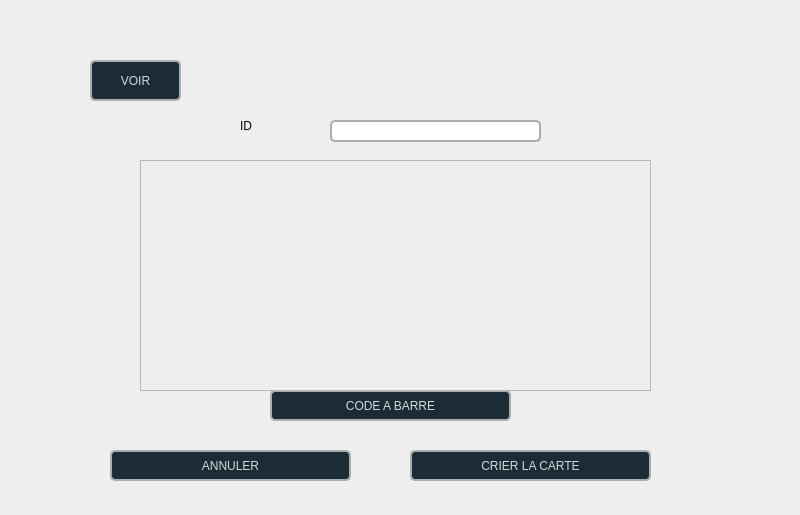
<?xml version="1.0" encoding="UTF-8"?>
<ui version="4.0">
 <class>bare</class>
 <widget class="QDialog" name="bare">
  <property name="geometry">
   <rect>
    <x>0</x>
    <y>0</y>
    <width>800</width>
    <height>515</height>
   </rect>
  </property>
  <property name="windowTitle">
   <string>Dialog</string>
  </property>
  <widget class="QWidget" name="widget" native="true">
   <property name="geometry">
    <rect>
     <x>60</x>
     <y>40</y>
     <width>681</width>
     <height>451</height>
    </rect>
   </property>
   <property name="styleSheet">
    <string notr="true">background-color: rgb(238, 238, 238);</string>
   </property>
   <widget class="QLineEdit" name="lineEditId">
    <property name="geometry">
     <rect>
      <x>270</x>
      <y>80</y>
      <width>211</width>
      <height>22</height>
     </rect>
    </property>
    <property name="styleSheet">
     <string notr="true">border: 1.6px solid rgba(170,173,174,255)rgb(255, 255, 255); border-radius: 5px;
background-color: rgb(255, 255, 255);</string>
    </property>
   </widget>
   <widget class="QLabel" name="label_14">
    <property name="geometry">
     <rect>
      <x>180</x>
      <y>70</y>
      <width>51</width>
      <height>31</height>
     </rect>
    </property>
    <property name="styleSheet">
     <string notr="true">font: 16pt &quot;Segoe UI Symbol&quot;;</string>
    </property>
    <property name="text">
     <string>ID</string>
    </property>
   </widget>
   <widget class="QPushButton" name="cancel">
    <property name="geometry">
     <rect>
      <x>50</x>
      <y>410</y>
      <width>241</width>
      <height>31</height>
     </rect>
    </property>
    <property name="styleSheet">
     <string notr="true">QPushButton#cancel {
    background-color: rgb(28, 44, 54);
border: 1.6px solid rgba(170,173,174,255)rgb(255, 255, 255); border-radius: 5px;

    color: rgb(213, 216, 218);
    font: 700 9pt &quot;Segoe UI&quot;;
}

QPushButton#cancel:hover {
  /* Darker shade when hovering */
	background-color: #284853;
    color: rgb(255, 255, 255);  /* Optional: Change text color on hover */
}

QPushButton#cancel:pressed {
	background-color: rgb(74, 74, 74);
    color: rgb(255, 255, 255);  /* Optional: Change text color when pressed */
}
</string>
    </property>
    <property name="text">
     <string>ANNULER</string>
    </property>
    <property name="icon">
     <iconset>
      <normaloff>../../firqs/icons/annule.png</normaloff>../../firqs/icons/annule.png</iconset>
    </property>
    <property name="iconSize">
     <size>
      <width>30</width>
      <height>25</height>
     </size>
    </property>
   </widget>
   <widget class="QPushButton" name="envoi">
    <property name="geometry">
     <rect>
      <x>350</x>
      <y>410</y>
      <width>241</width>
      <height>31</height>
     </rect>
    </property>
    <property name="styleSheet">
     <string notr="true">QPushButton#envoi {
    background-color: rgb(28, 44, 54);
border: 1.6px solid rgba(170,173,174,255)rgb(255, 255, 255); border-radius: 5px;

    color: rgb(213, 216, 218);
    font: 700 9pt &quot;Segoe UI&quot;;
}

QPushButton#envoi:hover {
  /* Darker shade when hovering */
	background-color: #284853;
    color: rgb(255, 255, 255);  /* Optional: Change text color on hover */
}

QPushButton#envoi:pressed {
	background-color: rgb(74, 74, 74);
    color: rgb(255, 255, 255);  /* Optional: Change text color when pressed */
}
</string>
    </property>
    <property name="text">
     <string>CRIER LA CARTE</string>
    </property>
    <property name="icon">
     <iconset>
      <normaloff>../../firqs/icons/carte-bancaire.png</normaloff>../../firqs/icons/carte-bancaire.png</iconset>
    </property>
    <property name="iconSize">
     <size>
      <width>30</width>
      <height>25</height>
     </size>
    </property>
   </widget>
   <widget class="QLabel" name="label">
    <property name="geometry">
     <rect>
      <x>130</x>
      <y>180</y>
      <width>351</width>
      <height>111</height>
     </rect>
    </property>
    <property name="text">
     <string/>
    </property>
   </widget>
   <widget class="QPushButton" name="envoi_2">
    <property name="geometry">
     <rect>
      <x>210</x>
      <y>350</y>
      <width>241</width>
      <height>31</height>
     </rect>
    </property>
    <property name="styleSheet">
     <string notr="true">QPushButton#envoi_2 {
    background-color: rgb(28, 44, 54);
border: 1.6px solid rgba(170,173,174,255)rgb(255, 255, 255); border-radius: 5px;

    color: rgb(213, 216, 218);
    font: 700 9pt &quot;Segoe UI&quot;;
}

QPushButton#envoi_2:hover {
  /* Darker shade when hovering */
	background-color: #284853;
    color: rgb(255, 255, 255);  /* Optional: Change text color on hover */
}

QPushButton#envoi_2:pressed {
	background-color: rgb(74, 74, 74);
    color: rgb(255, 255, 255);  /* Optional: Change text color when pressed */
}
</string>
    </property>
    <property name="text">
     <string>CODE A BARRE</string>
    </property>
    <property name="icon">
     <iconset>
      <normaloff>../../firqs/icons/bar.png</normaloff>../../firqs/icons/bar.png</iconset>
    </property>
    <property name="iconSize">
     <size>
      <width>30</width>
      <height>25</height>
     </size>
    </property>
   </widget>
   <widget class="QTableView" name="tableView">
    <property name="geometry">
     <rect>
      <x>80</x>
      <y>120</y>
      <width>511</width>
      <height>231</height>
     </rect>
    </property>
   </widget>
   <widget class="QPushButton" name="envoi3">
    <property name="geometry">
     <rect>
      <x>30</x>
      <y>20</y>
      <width>91</width>
      <height>41</height>
     </rect>
    </property>
    <property name="styleSheet">
     <string notr="true">QPushButton#envoi3 {
    background-color: rgb(28, 44, 54);
border: 1.6px solid rgba(170,173,174,255)rgb(255, 255, 255); border-radius: 5px;

    color: rgb(213, 216, 218);
    font: 700 9pt &quot;Segoe UI&quot;;
}

QPushButton#envoi3:hover {
  /* Darker shade when hovering */
	background-color: #284853;
    color: rgb(255, 255, 255);  /* Optional: Change text color on hover */
}

QPushButton#envoi3:pressed {
	background-color: rgb(74, 74, 74);
    color: rgb(255, 255, 255);  /* Optional: Change text color when pressed */
}
</string>
    </property>
    <property name="text">
     <string>VOIR</string>
    </property>
    <property name="icon">
     <iconset>
      <normaloff>../../firqs/icons/jumelles.png</normaloff>../../firqs/icons/jumelles.png</iconset>
    </property>
    <property name="iconSize">
     <size>
      <width>25</width>
      <height>23</height>
     </size>
    </property>
   </widget>
  </widget>
 </widget>
 <resources/>
 <connections/>
</ui>
